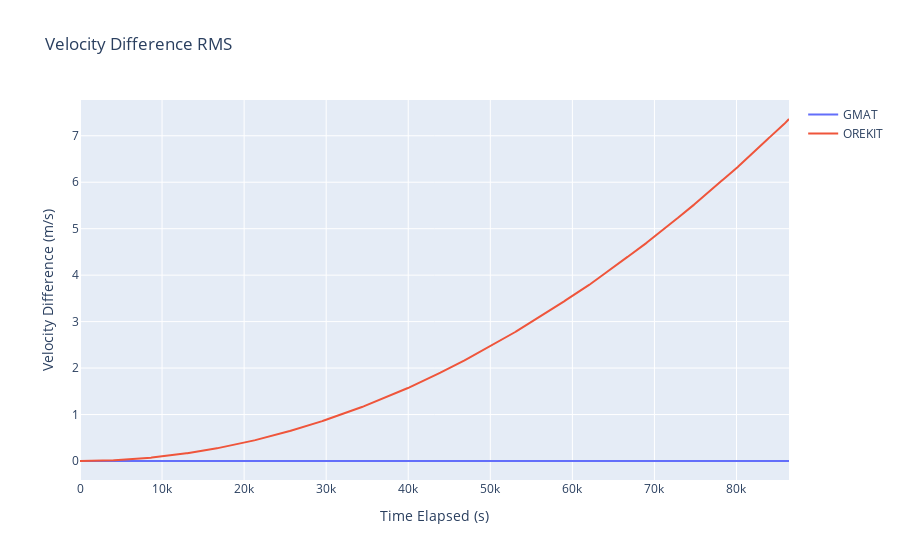

Notebook source saved alongside this figure:
### Markdown cell above
Plot velocity error

### Code cell
orbit_df_RMS_velocity_list = [
    ostk_states_compared_df[list_ind][["Elapsed secs", "${\delta}v$"]]
    for list_ind in range(0, len(all_comparison_states))
]

figure = go.Figure()
figure.update_layout(title=f"Velocity Difference RMS", showlegend=True, height=1000)
figure.update_xaxes(title_text="Time Elapsed (s)")
figure.update_yaxes(title_text="Velocity Difference (m/s)")

for list_ind, orbit_df_RMS_velocity in enumerate(orbit_df_RMS_velocity_list):
    figure.add_trace(
        go.Scatter(
            x=orbit_df_RMS_velocity["Elapsed secs"],
            y=orbit_df_RMS_velocity["${\delta}v$"],
            name=legend_name_list[list_ind],
            mode="lines",
        )
    )

figure.show()

### Figure 1 — Plotly figure (JSON) as saved in the notebook; plotly's stock layout.template omitted (floating-point values rounded to 4 significant figures; data arrays with more than 128 entries replaced by an {"elided": "..."} marker saying what was removed)
{"data": [{"mode": "lines", "name": "GMAT", "type": "scatter", "x": {"elided": "721 float values"}, "y": {"elided": "721 float values"}}, {"mode": "lines", "name": "OREKIT", "type": "scatter", "x": {"elided": "721 int values"}, "y": {"elided": "721 float values"}}], "layout": {"autosize": true, "showlegend": true, "title": {"text": "Velocity Difference RMS"}, "xaxis": {"autorange": true, "range": [0, 86400.0], "title": {"text": "Time Elapsed (s)"}, "type": "linear"}, "yaxis": {"autorange": true, "range": [-0.4089, 7.77], "title": {"text": "Velocity Difference (m/s)"}, "type": "linear"}}}
